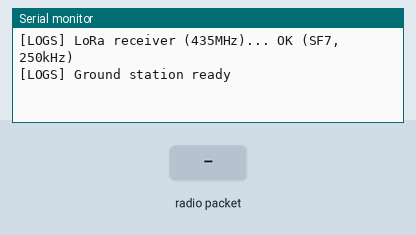
Simulated run of this program. Board: ESP32. On the bench: the last lines printed to the serial monitor. The test bench sets the inputs (shaded band). No radio packets arrive unless stated.

Above: at 1.2 s.
1.3 s: radio packet "1" arrives
At 2.0 s:
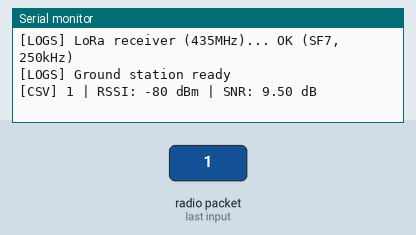
2.8 s: radio packet "0" arrives
At 3.2 s:
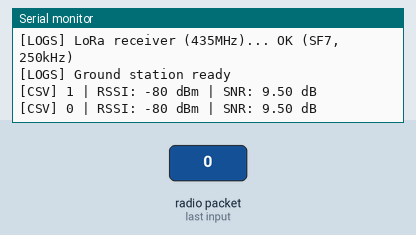
4.3 s: radio packet "2" arrives
At 5.5 s:
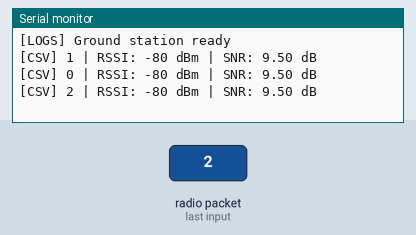

The program:

main.cpp
```cpp
// MAXIMUM SPEED LoRa receiver for GCS - OPTIMIZED
#include <Arduino.h>
#include <SPI.h>
#include <LoRa.h>

const long LORA_FREQ = 435E6;
const int LORA_SCK  = 18;
const int LORA_MISO = 19;
const int LORA_MOSI = 23;
const int LORA_SS   = 5;   // CS
const int LORA_RST  = 4;
const int LORA_DIO0 = 26;

unsigned long lastHeartbeat = 0;
uint32_t rxCount = 0;

void setup() {
  Serial.begin(115200);
  delay(50);

  Serial.print("[LOGS] LoRa receiver (435MHz)...");

  SPI.begin(LORA_SCK, LORA_MISO, LORA_MOSI);
  LoRa.setPins(LORA_SS, LORA_RST, LORA_DIO0);
  if (!LoRa.begin(LORA_FREQ)) {
    Serial.println(" FAILED");
    Serial.println("[LOGS] Check wiring and module");
    while (1) delay(1000);
  }

  // OPTIMIZE LORA FOR MAXIMUM SPEED RECEPTION - MATCH TX SETTINGS
  LoRa.setSpreadingFactor(7);     // SF7 fastest
  LoRa.setSignalBandwidth(250E3); // 250kHz fastest bandwidth
  LoRa.setCodingRate4(5);         // 4/5 fastest coding rate
  LoRa.setPreambleLength(6);      // Minimum preamble
  LoRa.setSyncWord(0x12);

  Serial.println(" OK (SF7, 250kHz)");
  Serial.println("[LOGS] Ground station ready");
}

void loop() {
  int packetSize = LoRa.parsePacket();
  if (packetSize) {
    rxCount++;
    String payload = "";
    while (LoRa.available()) payload += (char)LoRa.read();

    // Print received CSV data with RSSI and SNR on same line
    Serial.print("[CSV] " + payload);
    Serial.print(" | RSSI: ");
    Serial.print(LoRa.packetRssi());
    Serial.print(" dBm | SNR: ");
    Serial.print(LoRa.packetSnr());
    Serial.println(" dB");
  }

  // Periodic status every 30 seconds (less frequent than Primary/Secondary)
  if (millis() - lastHeartbeat > 30000) {
    int rssi = LoRa.packetRssi();
    float snr = LoRa.packetSnr();
    Serial.print("[LOGS] Packets: ");
    Serial.print(rxCount);
    Serial.print(" | RSSI: ");
    Serial.print(rssi);
    Serial.print(" dB | SNR: ");
    Serial.print(snr, 1);
    Serial.println(" dB");
    lastHeartbeat = millis();
  }

  // No delay - maximum reception speed
}
```

Measured:
- after the input at 1.3 s, the serial monitor: prints a new line at once (image 1)
- after the input at 2.8 s, the serial monitor: prints a new line at once (image 2)
- after the input at 4.3 s, the serial monitor: prints a new line at once (image 3)
